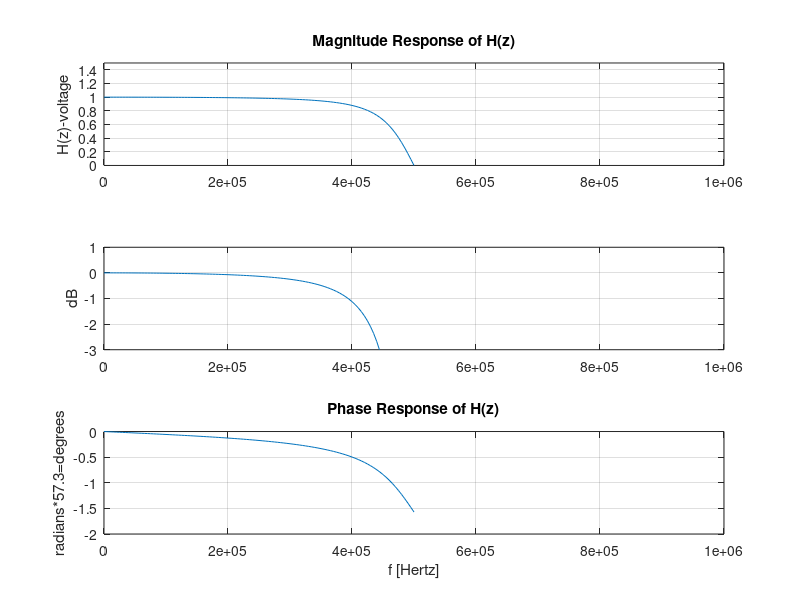
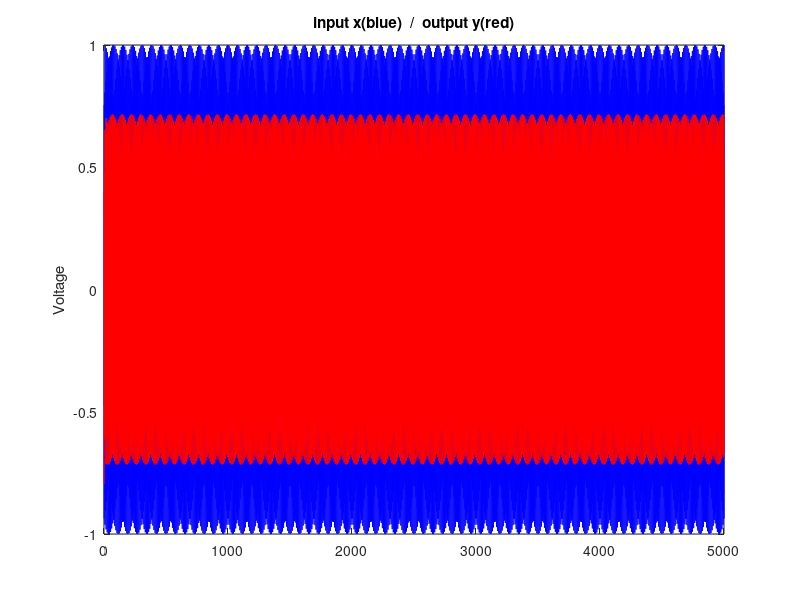
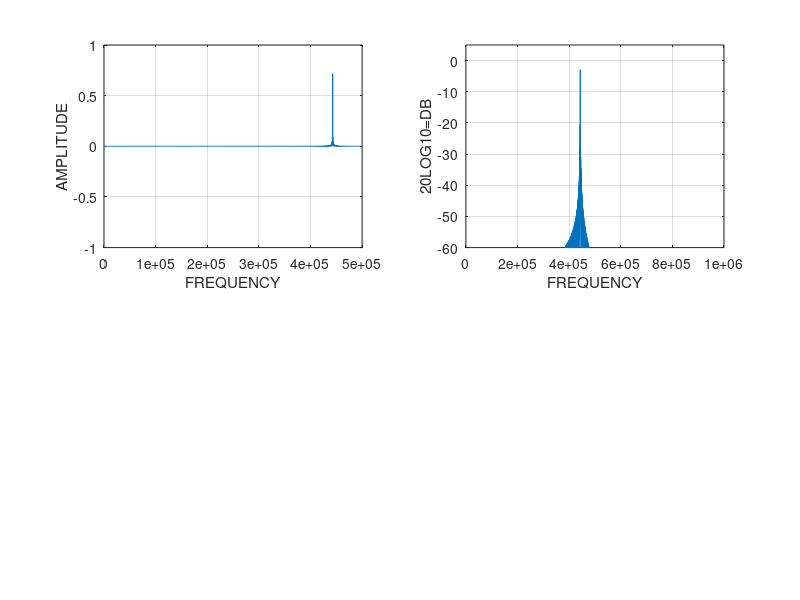

MATLAB code for these plots, in order:
%Run from editor Debug(F5)
%This M file constructs a low pass filter using the Z Transform and
%analyzes the characteristics of the filter such as frequency response and
%phase using the Matlab filter function with input vector x
%to get output y=filter(b,a,x).Frequency domain plots are also provided.
%The z transform is just basically a transformation from a linear system to
%a sampled system.
%The -3dB points of the filter can be set to <100Hz to >1GHz by appropriate
%setting of the sampling frequency(fs) and f. The purpose of constructing this M file was
%instigated by the following facts. I have some knowledge of Laplace
%transforms and the s plane. Someone mentioned using z transforms and I
%said "What is a z transform, that sounds complicated?". Anyway, that's why.
%I have added references at the end of the program that I have found
%helpful and hopefully playing with the program will give you a better
%understanding of the theory. Always remember to set your axis settings on
%plot routines.
%Low pass filter 1 pole 1 zero
%H(z)=z+1/z-p
%zero at -1
%pole at -1<x<1
%
%
%                    Z plane   !+j(imag axis)
%                              !
%                              !
%1 pole & 1 zero (-1)0---------!-------x--(+1)real axis
%                              !
%                              !
%                              !-j
%
%I should note that the H(z)=z/z-p transform also produces a low pass filter
%but is not as efficient as the one shown here. It has a zero at 0 and a
%pole from 0<x<1. It becomes a high pass filter with -1<x<0. You can
%observe this at the JDSP site using the pole-zero demo.
%Design example
%~.45Mhz -3dB point
%fs=1000000
clear
fs=1000000;%sample frequency
%f/fs=.5,f=500000
f=[0:5000:500000];%keep interval steps high for lower 
%computer processing time
Fn=fs/2;%nyquist frequency
w=2*pi*f/fs;%set so w=pi or 3.14
z=exp(w*j);%z definition
p=-.7;%change values for different filter -3dB bandwidths,(-.99 to .99)
gain=.85;%set gain for unity(1) with gain=(1-(p))/2 
Hz=gain*(z+1)./(z-(p));%z transform
%===================================================
%Magnitude and phase plots
%===================================================
figure(1)
subplot(3,1,1), plot(f,abs(Hz))
axis([0 1000000 0 1.5]);
grid on
title('Magnitude Response of H(z)')
ylabel('H(z)-voltage')
subplot(3,1,2);
Hz(Hz==0)=10^(-8);%avoid log(0)
plot(f,20*log10(abs(Hz)));
grid on
ylabel('dB')
axis([0 1000000 -3 1]);
subplot(3,1,3), plot(f,angle(Hz))
grid on
title('Phase Response of H(z)')
ylabel('radians*57.3=degrees')%one radian=57.3 degrees
xlabel('f [Hertz]')
axis([0 1000000 -2 0]);
fc=443000;%carrier frequency(Hz)
T=1/200;%sets span of y filter output plot
%x=A1*(cos(2*pi*fc*t)+phi)(cosine wave)
twopi_fc_t=(1:fs*T)*2*pi*fc/fs; 
A1=1;
phi=0;
x = A1 * cos(twopi_fc_t + phi);
%you could also use a square wave or an impulse signal insteat of a cosine
%wave.
%===============================================
%a and b filter coefficients
%===============================================
a=[1 .7];%(z-(p))
b=[.85 .85];%gain times [1 1)
% ===============================================
%Output y = filter(b,a,x)
% ===============================================
y = filter(b,a,x);
%plot input x and output y
%observe amplitude and phase shift of y compared to x. Will need
%much lower -3dB point filter(say 200Hz) and span to see phase shift. Notice 1Vp(input) to
%.7Vp(output) for -3dB point. Magnitude and phase shift at fc shown in
%command window.
figure(2);
plot(x,'b-'); hold on;
plot(y,'r-');
grid on
title('input x(blue)  /  output y(red)')
ylabel('Voltage')
hold off;
%Magnitude and phase at fc
w=2*pi*fc/fs;
z=exp(w*j);
Hz=gain*(z+1)./(z-(p));
magfc=abs(Hz)
phaseradfc=angle(Hz)
%===================================================
%Frequency domain plots
%====================================================
%Lets take a look at y output on a spectrum analyzer. This fft code is
%somewhat complex but comes from the mathworks. Works great as it shows
%one what they would actually see using a spectrum analyzer.
NFFY=2.^(ceil(log(length(y))/log(2)));
FFTY=fft(y,NFFY);%pad with zeros
NumUniquePts=ceil((NFFY+1)/2); 
FFTY=FFTY(1:NumUniquePts);
MY=abs(FFTY);
MY=MY*2;
MY(1)=MY(1)/2;
MY(length(MY))=MY(length(MY))/2;
MY=MY/length(y);
f1=(0:NumUniquePts-1)*2*Fn/NFFY;
figure(3)
subplot(2,2,1); plot(f1,MY);xlabel('FREQUENCY');ylabel('AMPLITUDE');
axis([0 .5e6 -1 1]);%zoom in/out
grid on;
subplot(2,2,2); plot(f1,10*log10(abs(MY).^2));xlabel('FREQUENCY');ylabel('20LOG10=DB');
axis([0 1e6 -60 5]);
grid on;
%observe that the carrier frequency(fc) is at .7 down -3dB on the plots as one would
%expect.
%References
%http://www.eas.asu.edu/~midle/jdsp/jdsp.html
%This site is one of the best. Log on and use the pole-zero demo and the
%filter demo. I was impressed.
%http://www.ece.uvic.ca/~peter/
%A good site for communication and filter theory and m files. Play close 
%attention to the pdf book notes and student project design of a bandpass 
%filter.